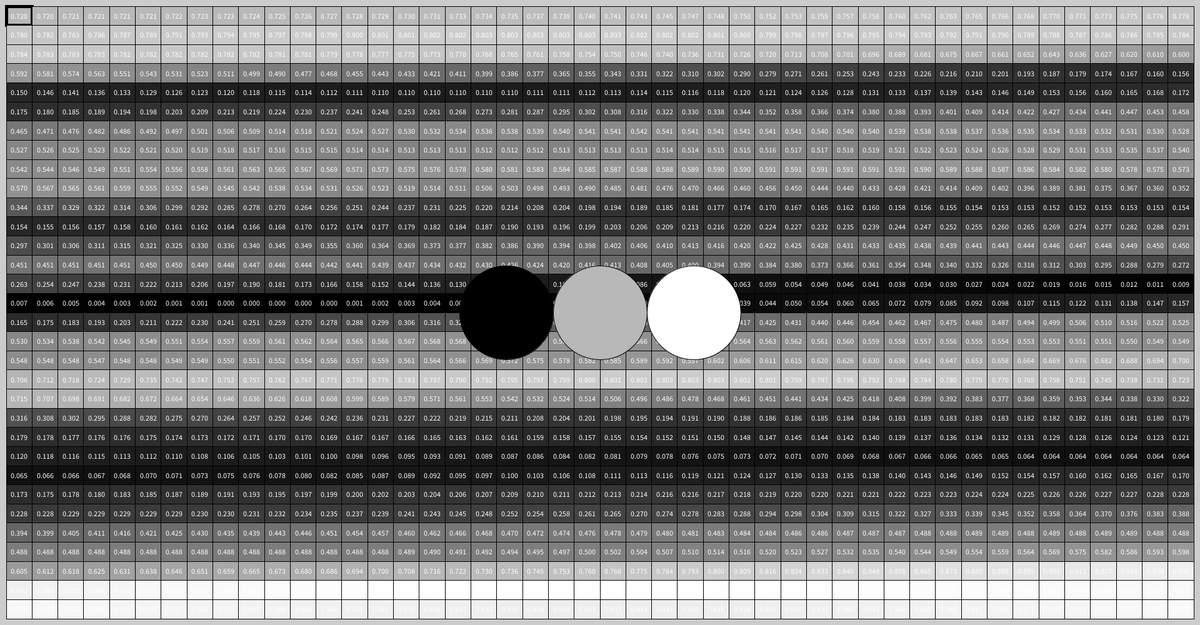
Frame 1 (no input)
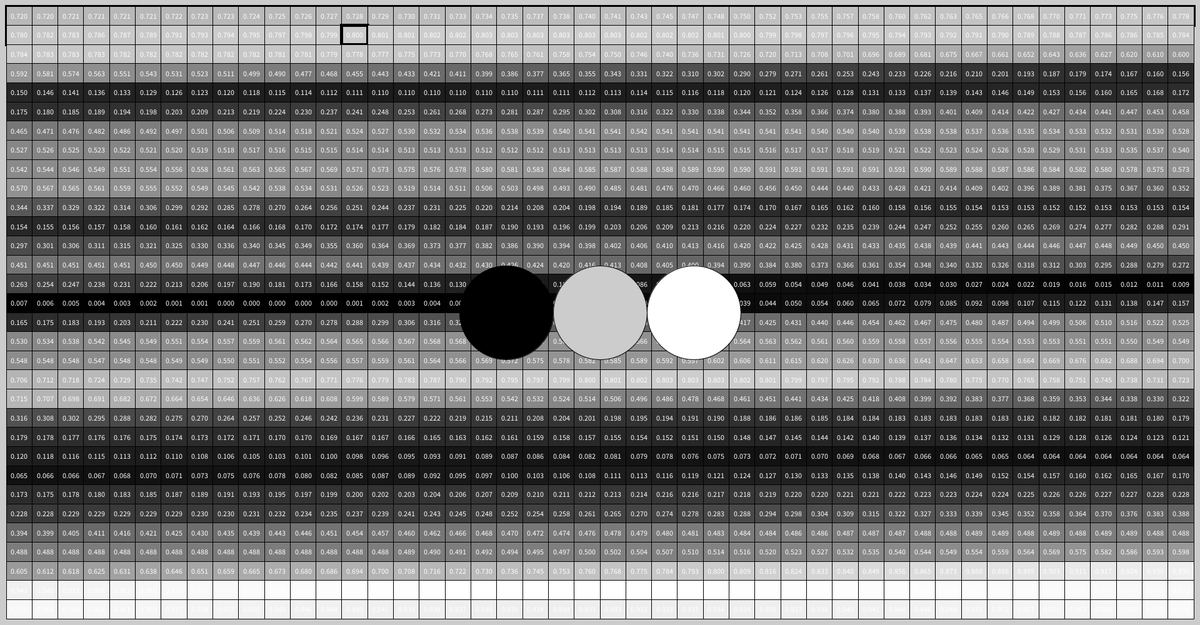
Frame 60 (the mouse pressed at the canvas centre just before this capture)
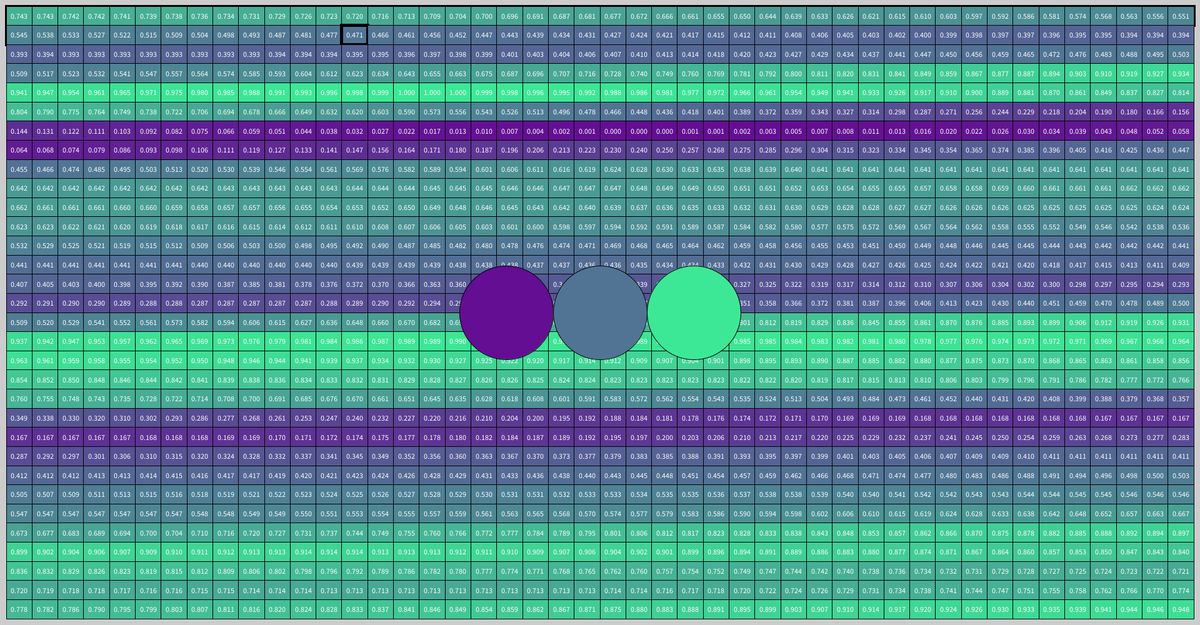
Frame 120 (the mouse held since frame 60 and released just before this capture)

The Processing sketch that drew these frames (run headless with seeded random() and noise(); from frame 60 on, the mouse is pressed at the canvas centre):

// Processing sketch: build
// ── build.pde

float r = 150;
color c1 = color(255);
color c2 = color(0);

NoiseGradient ng;

void setup(){

	size(1920,1000);
	c1 = color(0);
	c2 = color(255);

	ng = new NoiseGradient(32*46, c1, c2);
	ng.setColors(0.01);

	

}

void draw(){
	ng.display(new PVector(10,10), width-20, height-20, 32, 46);
	fill(c1);
	ellipse(width/2-r, height/2, r,r);
	fill(c2);
	ellipse(width/2+r, height/2, r,r);
	fill(ng.getColor());
	ellipse(width/2, height/2, r, r);
}

void mousePressed(){
	c1 = color(random(155), random(55), random(155));
	c2 = color(random(255), random(100,255), random(100,255));
	ng = new NoiseGradient(32*48, c1, c2);
	ng.setColors(0.01);
}
// ── NoiseGradient.pde


class NoiseGradient {
	
	color c1, c2;
	color[] values;
	float[] noises;

	float speed;
	int index;

	NoiseGradient(int n, color c1, color c2){
		this.values = new color[n];
		this.noises = new float[n];
		this.c1 = c1;
		this.c2 = c2;
		this.index=0;

		this.speed = 1;
	}

	void setColors(float inc){
		float min = 1.0, max = 0.0;
		noiseSeed(frameCount);
		noiseDetail(8, 0.1);
		float coff = 0.0;
		for(int i=0; i<values.length; i++){
			float n = noise(coff);
			if(n<min){
				min = n;
			}
			if(n>max){
				max = n;
			}
			noises[i] = n;
			values[i] = lerpColor(c1, c2, n);
			coff+=inc;
			//noiseDetail(8, map(i,0, values.length, 0.0, 0.6));
		}
		for(int i=0; i<values.length; i++){
			float n = map (noises[i], min, max, 0.0, 1.0);
			noises[i] = n;
			values[i] = lerpColor(c1, c2, n);
		}
	}

	void display(PVector orig, float w, float h, int rows, int cols){
		
		float wStep = w/(float)cols;
		float hStep = h/(float)rows;
		stroke(1);

		for(int r=0; r<rows; r++){
			for(int c=0; c<cols; c++){
				color col = values[c + r*cols];
				fill(col); 
				strokeWeight((index==c+r*cols)?5:1);
				rect(orig.x + wStep*c, orig.y + hStep*r, wStep, hStep);
				
				fill(255);
				textAlign(CENTER, CENTER);
				float n = noises[c+r*cols];
				text(nf(n, 1, 3), orig.x + wStep*c + wStep/2, orig.y + hStep*r + hStep/2);
			}
		}
	}


	color getColor(){
		if(frameCount%speed == 0){
			updateIndex();
		}
		return values[index];
	}

	void updateIndex(){
		index++;
		if(index>=values.length){
			index=0;
		}
	}


}
